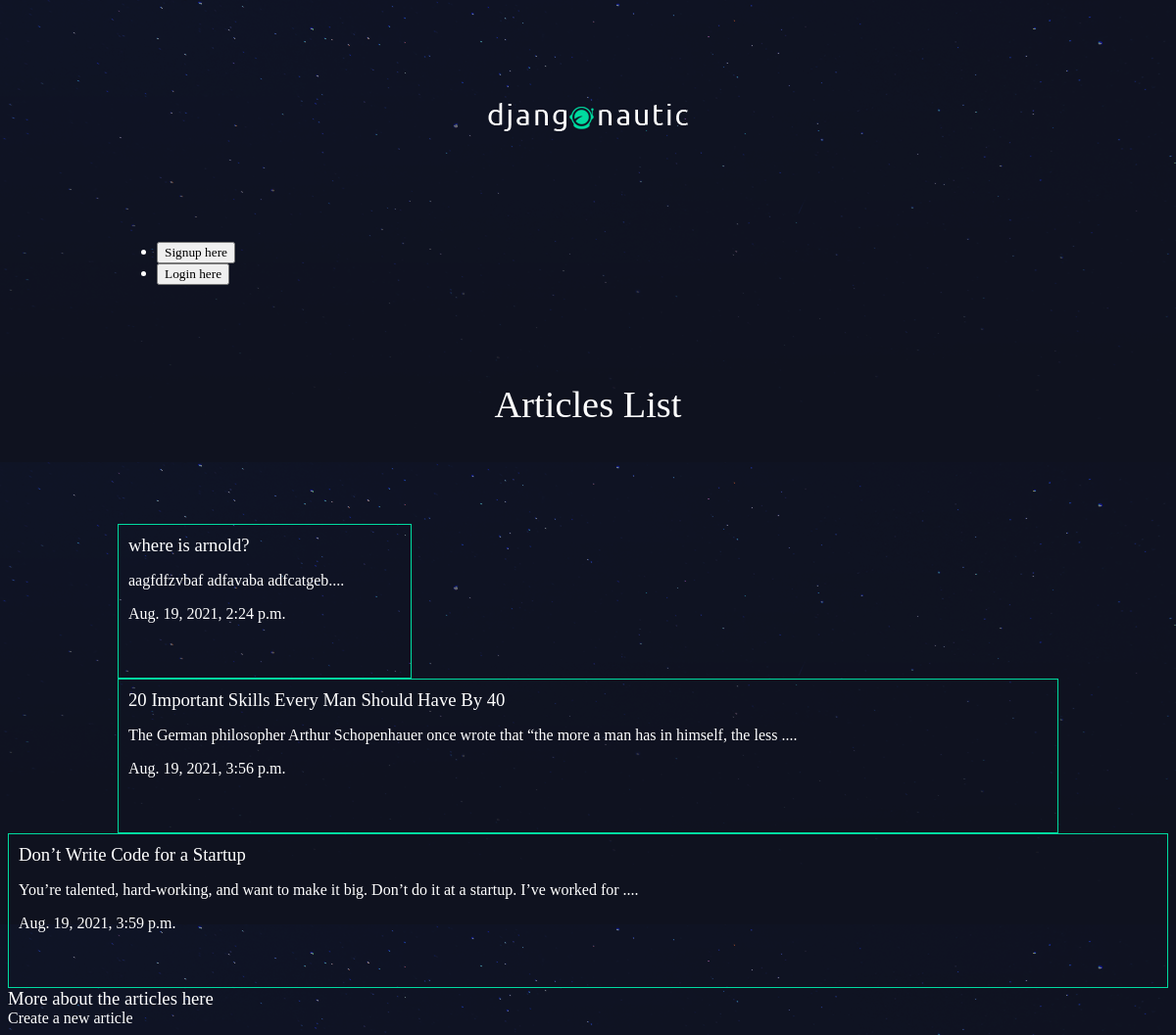
The app's page /articles/ with its own data.
### articles/models.py (models this page shows, shortened)
class Article(models.Model):
    title = models.CharField(max_length=100,)
    slug = models.SlugField()
    body = models.TextField()
    publish_date = models.DateTimeField(auto_now_add=True)
    thumb = models.ImageField(default='default.png', blank=True)
    author = models.ForeignKey(User, on_delete=models.CASCADE, default=None)
    def snippet(self):
        return self.body[:100] + '....'

### articles/views.py (the view)
# urls.py: url(r'^articles/', include('articles.urls')),
def articles(request):
    articles = Article.objects.all().order_by('publish_date')
    return render(request, 'articles/articles_list.html', context={'articles':articles})

### articles/templates/articles/articles_list.html
{% extends 'base.html' %}
{% block content %}
    <h1>Articles List</h1>
    <div class="articles">
      {% for article in articles %}
      <div class="article">
        <h3><a href="{% url 'article_app:article_detail' slug=article.slug %}">{{article.title}}</a></h3>
        <p>{{article.snippet}}</p>
        <p>{{article.publish_date}}</p>
      </div>
    </div>
    {% endfor %}
    <h3>More about the articles <a href="about/">here</a></h3>
    <a href="{% url 'article_app:article_create' %}">Create a new article</a>
{% endblock %}

### templates/base.html (shortened to what this page needs)
{% load static %}
<!DOCTYPE html>
<html lang="en" dir="ltr">
  <head>
    <link rel="stylesheet" href="{% static 'style.css' %}">
  </head>
  <body>
    <div class="wrapper">
      <h1><a href="{% url 'home' %}"><img src="{%static 'logo.png' %}" alt=""></a></h1>
          {% if user.is_authenticated %}
          <ul>
            <li><a href="{% url 'article_app:article_create' %}"><button type="button" name="button">Create A new article</button></a></li>
              <li>
          <form class="logout-link" action="{% url 'account_app:logout' %}" method="post">
              {% csrf_token %}
              <button type="Submit" >Logout</button>
          </form>
        </li>
      </ul>
      {% else %}
      <ul>
        <li><a href="{% url 'account_app:signup' %}"><button type="button" name="button">Signup here</button></a></li>
        <li>  <a href="{% url 'account_app:login' %}"><button type="button" name="button">Login here</button></a></li>
        </ul>
        {% endif %}
        {% block content %}
        {% endblock %}
  </body>
  </html>

### assets/style.css (style rules this page uses)
body { background-color: #0f121f; background-image: url(/static/stars.png); background-repeat-y: no-repeat; color: #fff; }
body * { font-family: Ubuntu; }
h1, h2, h3, h4, h5 { font-weight: normal; margin: 0; }
a, a:hover, a:visited { color: #fff; text-decoration: none; }
.wrapper { max-width: 960px; margin: 0 auto; }
div.wrapper > h1 { text-align: center; margin: 100px auto; font-size: 2.4em }
.articles { display: grid; grid-template-columns: 1fr 1fr 1fr; grid-gap: 30px; }
.article { padding: 10px; border: 1px solid #00dba0; position: relative; padding-bottom: 40px; }

### records on screen
Article: title "where is arnold?", snippet "aagfdfzvbaf adfavaba adfcatgeb....", publish_date "Aug. 19, 2021, 2:24 p.m."
Article: title "20 Important Skills Every Man Should Have By 40", snippet "The German philosopher Arthur Schopenhauer once wrote that “the more a man has in himself, the less ....", publish_date "Aug. 19, 2021, 3:56 p.m."
Article: title "Don’t Write Code for a Startup", snippet "You’re talented, hard-working, and want to make it big. Don’t do it at a startup. I’ve worked for ....", publish_date "Aug. 19, 2021, 3:59 p.m."
